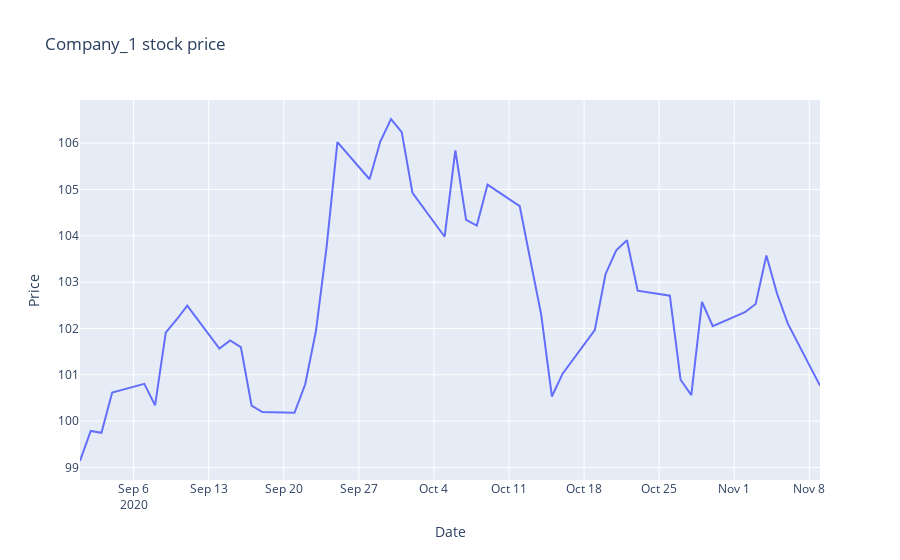

Notebook source saved alongside this figure:
### Markdown cell above
2. Same question but now using `plotly.graph_objects`. You may need to use `init_notebook_mode` from `plotly.offline`.

- [Resource](https://plotly.com/python/time-series/)

### Code cell
fig = go.Figure([go.Scatter(x=df['Date'], y=df['Company_A'])])
fig.update_layout(xaxis_title='Date', yaxis_title='Price', title='Company_1 stock price')
fig.show()
